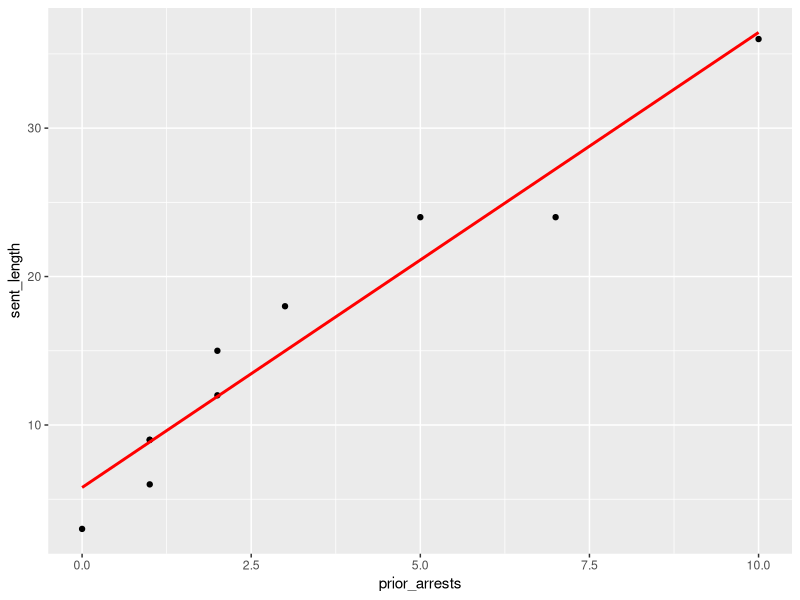
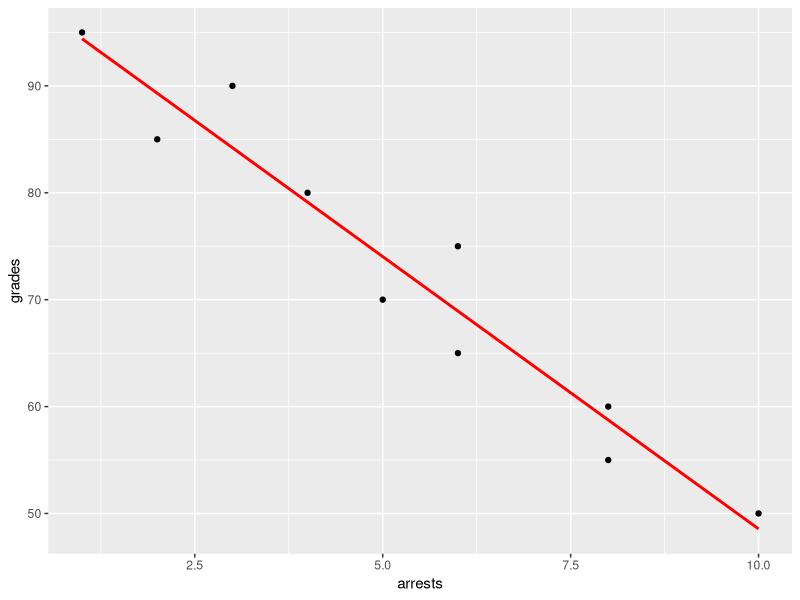
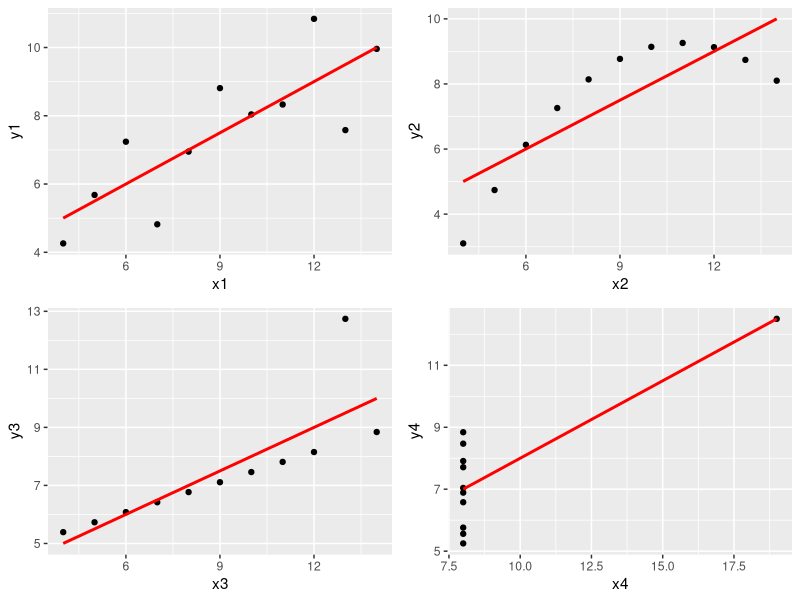
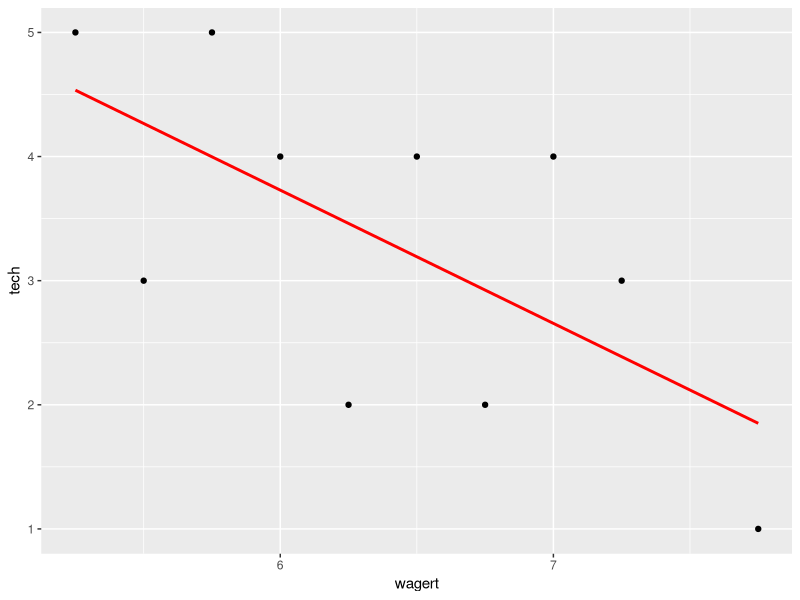
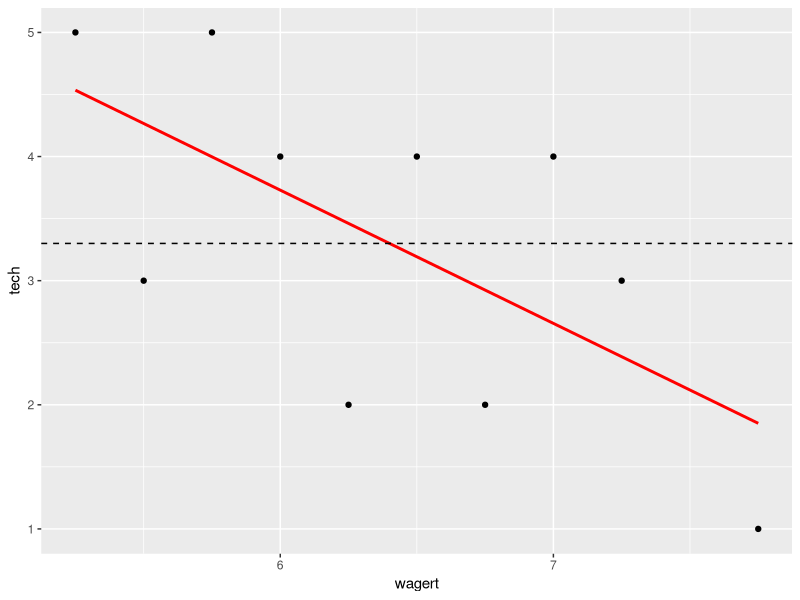

Source code (R) for these figures, in order:
## ---- chunk 1
knitr::opts_chunk$set(echo = TRUE, message=FALSE)
library(ggplot2); library(ggpubr)
## ---- chunk 2
reclength<-data.frame(prior_arrests<-c(0,1,1,1,2,2,3,5,7,10), 
                      sent_length<-c(3,6,9,9,12,15,18,24,24,36))
ggplot(data=reclength, aes(x=prior_arrests, y=sent_length)) +
  geom_point() + geom_smooth(method="lm", se=FALSE, color="red")
## ---- chunk 3
school<-data.frame(arrests<-c(10,8,8,6,5,6,4,2,3,1),
                   grades<-c(50,55,60,65,70,75,80,85,90,95))
ggplot(school, aes(x=arrests,y=grades))+
  geom_point()+stat_smooth(method=lm,se=FALSE,color="red")
## ---- chunk 4
group1<-data.frame(x1<-c(10.0,8.0,13.0,9.0,11.0,14.0,6.0,4.0,12.0,7.0,5.0),
                   y1<-c(8.04,6.95,7.58,8.81,8.33,9.96,7.24,4.26,10.84,4.82,5.68))

group2<-data.frame(x2<-c(10.0,8.0,13.0,9.0,11.0,14.0,6.0,4.0,12.0,7.0,5.0),
                   y2<-c(9.14,8.14,8.74,8.77,9.26,8.10,6.13,3.10,9.13,7.26,4.74))

group3<-data.frame(x3<-c(10.0,8.0,13.0,9.0,11.0,14.0,6.0,4.0,12.0,7.0,5.0),
                   y3<-c(7.46,6.77,12.74,7.11,7.81,8.84,6.08,5.39,8.15,6.42,5.73))

group4<-data.frame(x4<-c(8.0,8.0,8.0,8.0,8.0,8.0,8.0,19.0,8.0,8.0,8.0),
                   y4<-c(6.58,5.76,7.71,8.84,8.47,7.04,5.25,12.50,5.56,7.91,6.89))
## ---- chunk 5
g1<-ggplot(group1, aes(x=x1, y=y1))+geom_point()+
  geom_smooth(method="lm", color="red", se=FALSE)
  
g2<-ggplot(group2, aes(x=x2, y=y2))+geom_point()+
  geom_smooth(method="lm", color="red", se=FALSE)

g3<-ggplot(group3, aes(x=x3, y=y3))+geom_point()+
  geom_smooth(method="lm", color="red", se=FALSE)

g4<-ggplot(group4, aes(x=x4, y=y4))+geom_point()+
  geom_smooth(method="lm", color="red", se=FALSE)

ggarrange(g1, g2, g3, g4, nrow=2, ncol=2)
## ---- chunk 6
wage_parole<-data.frame(wagert<-c(5.25,5.50,5.75,6.00,6.25,6.50,6.75,7.00,7.25,7.75), tech<-c(5,3,5,4,2,4,2,4,3,1))
ggplot(wage_parole,aes(x=wagert,y=tech))+
  geom_point()+stat_smooth(method=lm,se=FALSE,color="red")
## ---- chunk 7
ggplot(wage_parole,aes(x=wagert,y=tech))+
  geom_point()+stat_smooth(method=lm,se=FALSE,color="red") +
  geom_hline(yintercept=mean(wage_parole$tech), linetype='dashed')
## ---- chunk 8
wagert<-c(5.25,5.50,5.75,6.00,6.25,6.50,6.75,7.00,7.25,7.75)
tech<-c(5,3,5,4,2,4,2,4,3,1)
## ---- chunk 9
X_avg<-sum(wagert)/length(wagert)
Y_avg<-sum(tech)/length(tech)

X_sqrdev<-(wagert-X_avg)^2
Y_sqrdev<-(tech-Y_avg)^2

XY_cross<-(wagert-X_avg)*(tech-Y_avg)
## ---- chunk 10
XY_corr<-(sum(XY_cross)/sqrt(sum(X_sqrdev)*sum(Y_sqrdev)))
XY_slope<-sum(XY_cross)/sum(X_sqrdev)

XY_corr
XY_slope
## ---- chunk 11
Y_int<-Y_avg-(XY_slope*X_avg)

Y_hat<-Y_int+(XY_slope*wagert)
Yhat_sqrdev<-(tech-Y_hat)^2
reg_MSE<-sum(Yhat_sqrdev)/(length(tech)-2)
slope_std_err<-sqrt(reg_MSE/sum(X_sqrdev))
slope_std_err
## ---- chunk 12
cor.test(wagert,tech)

lm(tech~wagert)
